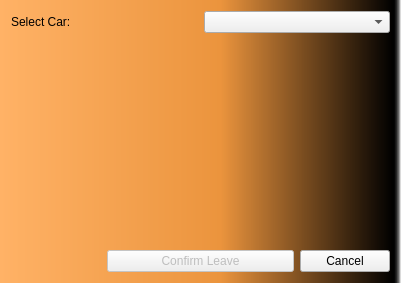
<?xml version="1.0" encoding="UTF-8"?>
<ui version="4.0">
 <class>carLeaveWindow</class>
 <widget class="QDialog" name="carLeaveWindow">
  <property name="geometry">
   <rect>
    <x>0</x>
    <y>0</y>
    <width>401</width>
    <height>283</height>
   </rect>
  </property>
  <property name="windowTitle">
   <string>Dialog</string>
  </property>
  <property name="styleSheet">
   <string notr="true">#carLeaveWindow{background:qlineargradient(spread:pad, x1:0, y1:0, x2:1, y2:0, stop:0 rgba(255, 178, 102, 255), stop:0.55 rgba(235, 148, 61, 255), stop:0.98 rgba(0, 0, 0, 255), stop:1 rgba(0, 0, 0, 0));}
</string>
  </property>
  <layout class="QGridLayout" name="gridLayout">
   <item row="0" column="0" colspan="2">
    <widget class="QLabel" name="label">
     <property name="text">
      <string>Select Car:</string>
     </property>
    </widget>
   </item>
   <item row="0" column="2" colspan="2">
    <widget class="QComboBox" name="comboBox"/>
   </item>
   <item row="1" column="0" colspan="3">
    <widget class="QLabel" name="carNumberLbl">
     <property name="text">
      <string/>
     </property>
    </widget>
   </item>
   <item row="2" column="0">
    <widget class="QLabel" name="parkingSpotLbl">
     <property name="text">
      <string/>
     </property>
    </widget>
   </item>
   <item row="3" column="0" colspan="4">
    <widget class="QLabel" name="startTimeLbl">
     <property name="text">
      <string/>
     </property>
    </widget>
   </item>
   <item row="4" column="0" colspan="4">
    <widget class="QLabel" name="durationLbl">
     <property name="text">
      <string/>
     </property>
    </widget>
   </item>
   <item row="5" column="0" colspan="4">
    <widget class="QLabel" name="paymentLbl">
     <property name="text">
      <string/>
     </property>
    </widget>
   </item>
   <item row="6" column="1" colspan="2">
    <widget class="QPushButton" name="leaveBtn">
     <property name="enabled">
      <bool>false</bool>
     </property>
     <property name="text">
      <string>Confirm Leave</string>
     </property>
    </widget>
   </item>
   <item row="6" column="3">
    <widget class="QPushButton" name="cancel">
     <property name="text">
      <string>Cancel</string>
     </property>
    </widget>
   </item>
  </layout>
 </widget>
 <resources/>
 <connections>
  <connection>
   <sender>cancel</sender>
   <signal>pressed()</signal>
   <receiver>carLeaveWindow</receiver>
   <slot>close()</slot>
   <hints>
    <hint type="sourcelabel">
     <x>277</x>
     <y>251</y>
    </hint>
    <hint type="destinationlabel">
     <x>200</x>
     <y>141</y>
    </hint>
   </hints>
  </connection>
 </connections>
</ui>
